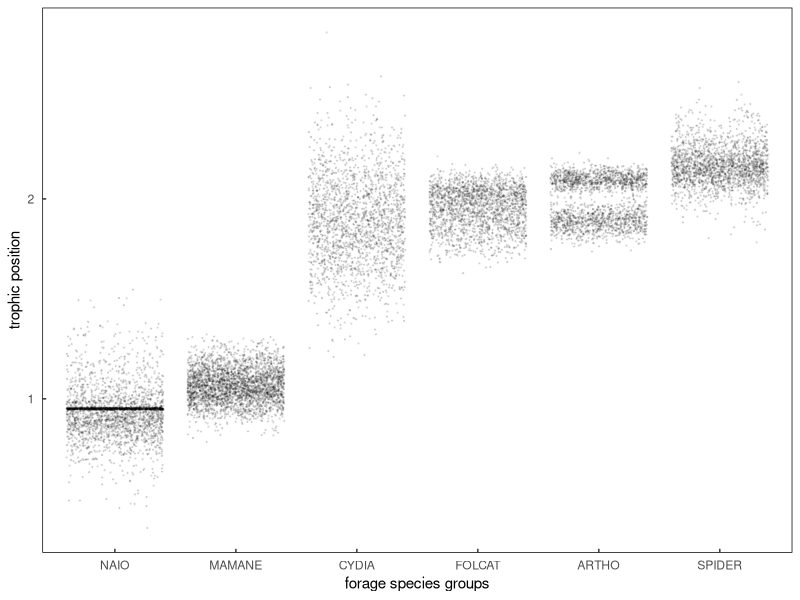
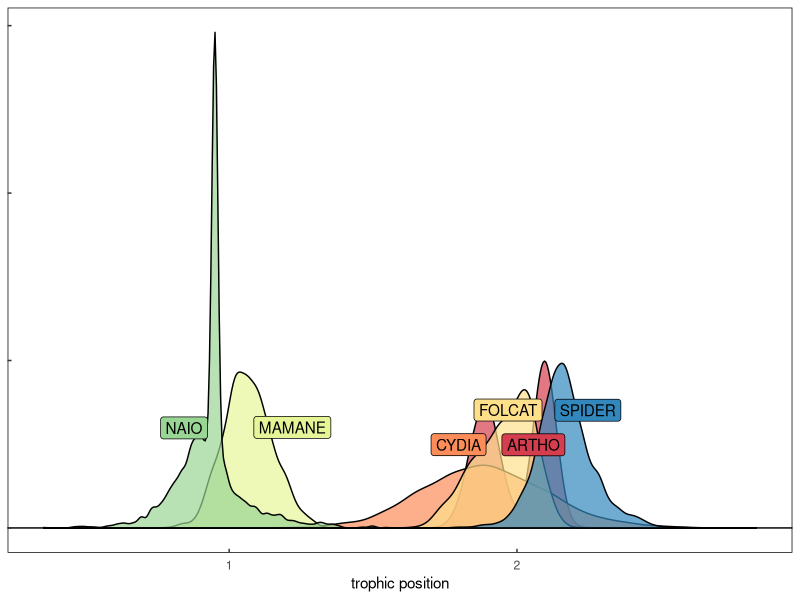

Write the R code that produced these figures, in order.
library(tidyverse)
library(data.table)
library(ggbeeswarm)
library(ggrepel)

##############################
###  Custom ggPlot theme   ###
##############################
themeo <- ggplot2::theme_classic()+
  ggplot2::theme(strip.background = element_blank(),
                 axis.line = element_blank(),
                 axis.text.x = element_text(margin = margin( 0.2, unit = "cm")),
                 axis.text.y = element_text(margin = margin(c(1, 0.2), unit = "cm")),
                 axis.ticks.length=unit(-0.1, "cm"),
                 panel.border = element_rect(colour = "black", fill=NA, linewidth=.5),
                 legend.title=element_blank(),
                 strip.text=element_text(hjust=0) )


# Read in prey item CSIA
data <- read.csv('data/palila_prey/palila_prey.csv')

# Beta calculation
# beta = difference between trophic acid and source acids in primary producers
# our primary producers are NAIO and MAMANE
data %>% 
  filter(value == "ave") %>% 
  filter(spp %in% c("NAIO","MAMANE")) %>% 
  select(
    # trophic AA
    glu, 
    # source AA
    lys, spp, ucdavis_id) %>% 
  group_by(spp) %>% 
  mutate(beta = glu - lys ) %>% 
  mutate(beta_mu = mean(beta) )


# #### # #### # #### # #### # #### 
# #### prey TL Estimation ####
# #### # #### # #### # #### # #### 
dataList = split(data, data$ucdavis_id) #split raw data up based on specimen ID

# Simulating additional observations given the SD defined in the lab results
# build function to generate 1000 TP estimates based on random draws from AA gaussian distributions
GetTP <- function(anID){

num_of_draws = 1000
  
b =   1.5183 # see 'forage beta TLs.R' script for derivation
TEF = 7.4354 # see 'forage beta TLs.R' script for derivation

# potential trophic amino acids
#  ala.est<- rnorm(num_of_draws, mean = as.numeric(subset(anID, value == "ave", select = "ala")) , sd = as.numeric(subset(anID, value == "sd", select = "ala"))) # alanine
glu.est<- rnorm(num_of_draws, mean = as.numeric(subset(anID, value == "ave", select = "glu")) , sd = as.numeric(subset(anID, value == "sd", select = "glu"))) # glutamic acid
#  leu.est<- rnorm(num_of_draws, mean = as.numeric(subset(anID, value == "ave", select = "leu")) , sd = as.numeric(subset(anID, value == "sd", select = "leu"))) # leucine
#  pro.est<- rnorm(num_of_draws, mean = as.numeric(subset(anID, value == "ave", select = "pro")) , sd = as.numeric(subset(anID, value == "sd", select = "pro"))) # pro
#  val.est<- rnorm(num_of_draws, mean = as.numeric(subset(anID, value == "ave", select = "val")) , sd = as.numeric(subset(anID, value == "sd", select = "val"))) # v
  
# source amino acids
lys.est<- rnorm(num_of_draws, mean = as.numeric(subset(anID, value == "ave", select = "lys")) , sd = as.numeric(subset(anID, value == "sd", select = "lys"))) # lysine
#  thr.est<- rnorm(num_of_draws, mean = as.numeric(subset(anID, value == "ave", select = "thr")) , sd = as.numeric(subset(anID, value == "sd", select = "thr"))) # ser
#  ser.est<- rnorm(num_of_draws, mean = as.numeric(subset(anID, value == "ave", select = "ser")) , sd = as.numeric(subset(anID, value == "sd", select = "ser"))) # ser
#  phe.est<- rnorm(num_of_draws, mean = as.numeric(subset(anID, value == "ave", select = "phe")) , sd = as.numeric(subset(anID, value == "sd", select = "phe"))) # ser
  
  TPforID <- (((((glu.est)/1)) - ((lys.est)/1) - b)/TEF ) + 1  # function to estimate TP via source and trophic AA with constants 
  
  return(TPforID)
}


TPforID_all = lapply(dataList, GetTP )          # apply that function to each specimen
TPforID_all = reshape2::melt(TPforID_all)       # melt that dataframe
TPforID_all$L1 <- as.factor(TPforID_all$L1)                              
setnames(TPforID_all, old=c("L1","value"), new=c("ucdavis_id", "tp"))
data<-subset(data, value == "ave")
total<-merge(data,TPforID_all, by="ucdavis_id")

# jitterplot of TL estimates
ggplot(total, aes(x = forcats::fct_reorder(spp, tp), y = tp))+
  geom_point(size=0.2, alpha=0.1, position = "jitter")+
  labs(y="trophic position", x="forage species groups")+
  themeo 

#####################################
# Plotting amino acid density plots #
#####################################

density<-ggplot(data = total, aes(group = spp, x = tp, fill = spp, color = spp))+
  #geom_rect(xmin = -Inf, xmax = Inf, ymin = 0, ymax = 1, fill = 'dark green', alpha = .5)+

  geom_density(show.legend = F, alpha = .7, color = "black")+
  #geom_rug(alpha = .05,show.legend = F)+
  geom_hline(yintercept = 0, color = "black", size = .5)+
  geom_label_repel(data = total %>% dplyr::group_by(spp) %>% dplyr::summarise(median = median(tp)) , aes( x = median,y = 3, label = spp), color = "black",show.legend = F)+
  
  scale_fill_brewer(palette = "Spectral")+
  #scale_fill_manual(values = c("#908837","#8c5b2c","#cdb768","#8aa13e","#ab6129","#8f7752"))+
  #scale_color_manual(values = c("#908837","#8c5b2c","#cdb768","#8aa13e","#ab6129","#8f7752"))+
  themeo+
  theme(axis.title.y = element_blank(),
        axis.text.y = element_blank())+
xlab("trophic position")

density


# density<-ggplot(data = total, aes(group = spp, x = tp, fill = spp), color = "black")+
#   geom_density(aes(x = tp + .01),show.legend = F, kernel = "gaussian", alpha = .5, fill = "black", color = NA)+
#   geom_density(show.legend = F, kernel = "gaussian", alpha = .7)+
#   #geom_rug(aes(color = spp),alpha = .05,show.legend = F)+
#   geom_hline(yintercept = 0, color = "black", size = .5)+
#   geom_label_repel(data = total %>% dplyr::group_by(spp) %>% dplyr::summarise(median = median(tp)) , aes( x = median,y = 3, label = spp), color = "black",show.legend = F)+
#   #scale_fill_brewer(palette = "Dark2")+
#   scale_fill_manual(values = c("#908837","#8c5b2c","#cdb768","#8aa13e","#ab6129","#8f7752"))+
#   scale_color_manual(values = c("#908837","#8c5b2c","#cdb768","#8aa13e","#ab6129","#8f7752"))+
#   themeo
# density


source_csv <- total %>% dplyr::group_by(spp) %>% dplyr::summarise(MeanTL = mean(tp), SDTL = sd(tp), n = 1000)
#write.csv(source_csv, "./data/mixing model/source_data.csv", row.names = F)

# discr data
disc_data <- data.frame( Sources = unique(source_csv$spp), MeanTL = 1, SDTL = 0)
# write.csv(disc_data, "./data/mixing model/discrimination_data.csv", row.names = F)


# # merge NAIO/MAMANE, CYDIA/FOLCAT, ARTHO/SPIDER
CYDIA_ARTHO_FOLCAT <- source_csv %>% filter(spp %in% c('CYDIA', 'ARTHO', "FOLCAT")) %>% summarise(spp = 'CYDIA_ARTHO_FOLCAT', MeanTL = mean(MeanTL), SDTL = mean(SDTL), n = 1000)
MAMANE_NAIO <- source_csv %>% filter(spp %in% c('MAMANE', 'NAIO')) %>% summarise(spp = 'MAMANE_NAIO', MeanTL = mean(MeanTL), SDTL = mean(SDTL), n = 1000)
SPIDER <- source_csv %>% filter(spp %in% c('SPIDER')) %>% summarise(spp = 'SPIDER', MeanTL = mean(MeanTL), SDTL = mean(SDTL), n = 1000)

# group_source <- rbind(CYDIA_ARTHO_FOLCAT,MAMANE_NAIO,SPIDER)
# #write.csv(group_source, "./data/mixing model/source_data.csv", row.names = F)
#
# # discr data
# disc_data <- data.frame( Sources = unique(group_source$spp), MeanTL = 1, SDTL = 0)
# # write.csv(disc_data, "./data/mixing model/discrimination_data.csv", row.names = F)
#





